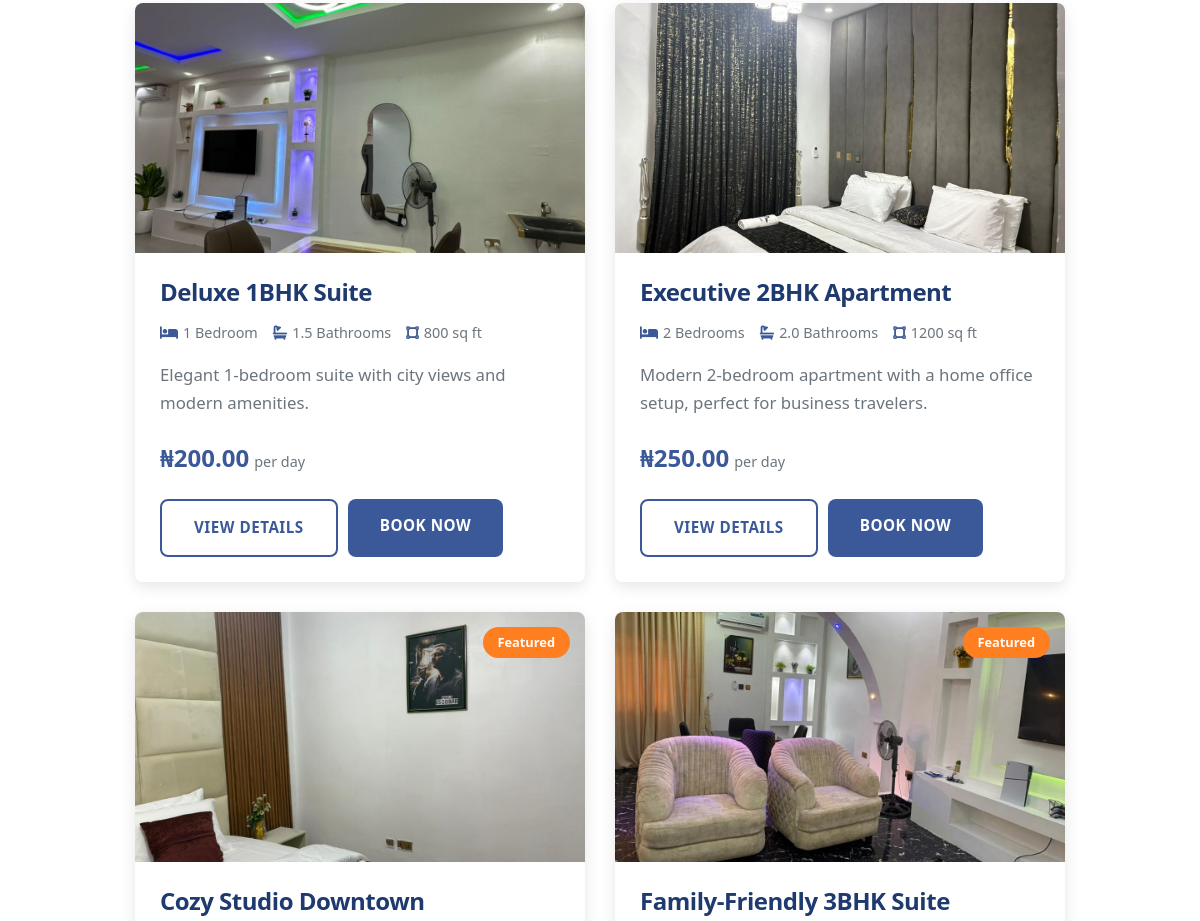
Before: /apartments/ (middle part) with the older database file.
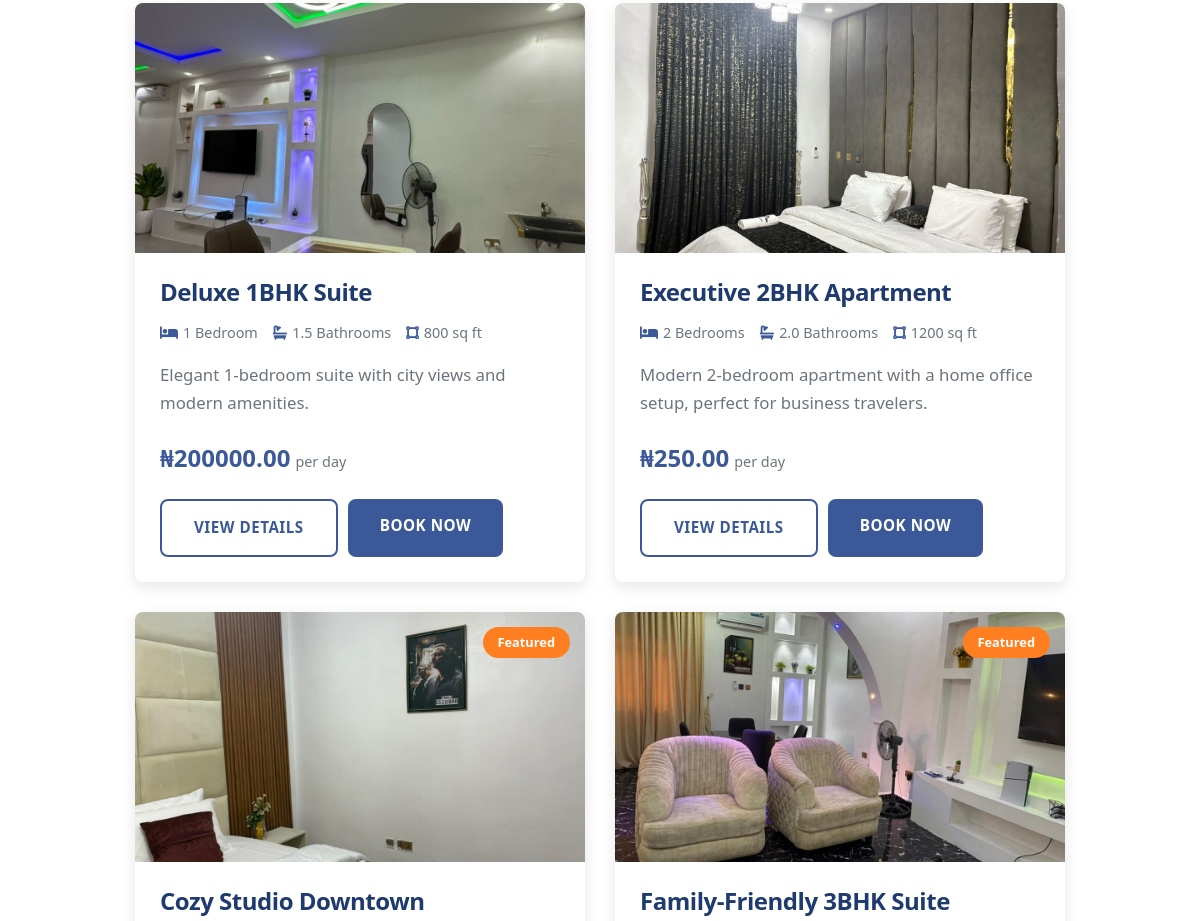
After: the same page with the newer database file.
### EsHomesApp/models.py (models this page shows, shortened)
class Apartment(models.Model):
    APARTMENT_TYPES = [
        ('studio', 'Studio'),
        ('1bhk', '1 Bedroom'),
        ('2bhk', '2 Bedrooms'),
        ('3bhk', '3 Bedrooms'),
        ('penthouse', 'Penthouse'),
        ('duplex', 'Duplex'),
    ]
    STATUS_CHOICES = [
        ('available', 'Available'),
        ('occupied', 'Occupied'),
        ('maintenance', 'Under Maintenance'),
        ('reserved', 'Reserved'),
    ]
    name = models.CharField(max_length=200)
    apartment_type = models.CharField(max_length=20, choices=APARTMENT_TYPES)
    description = models.TextField()
    price_per_night = models.DecimalField(max_digits=10, decimal_places=2)
    size_sqft = models.IntegerField()
    max_occupancy = models.IntegerField()
    bedrooms = models.IntegerField()
    bathrooms = models.DecimalField(max_digits=3, decimal_places=1)
    status = models.CharField(max_length=20, choices=STATUS_CHOICES, default='available')
    featured = models.BooleanField(default=False)
    amenities = models.ManyToManyField(Amenity)
    created_at = models.DateTimeField(auto_now_add=True)
    updated_at = models.DateTimeField(auto_now=True)
    class Meta:
        ordering = ['-created_at']

class ApartmentImage(models.Model):
    apartment = models.ForeignKey(Apartment, on_delete=models.CASCADE, related_name='images')
    image = models.ImageField(upload_to='apartment_images/')
    is_primary = models.BooleanField(default=False)
    caption = models.CharField(max_length=200, blank=True)
    upload_date = models.DateTimeField(auto_now_add=True)
    class Meta:
        ordering = ['-is_primary', '-upload_date']

### EsHomesApp/views.py (the view, shortened to what this page needs)
# urls.py: path('apartments/', views.apartments, name='apartments'),
def apartments(request):
    bedroom_filter = request.GET.get('bedrooms', 'all')
    price_filter = request.GET.get('price', 'all')
    apartments = Apartment.objects.filter(status='available')
    if bedroom_filter != 'all':
        apartments = apartments.filter(bedrooms=int(bedroom_filter))
    bedroom_choices = sorted(Apartment.objects.values_list('bedrooms', flat=True).distinct())
    paginator = Paginator(apartments, 6)  # Show 6 apartments per page
    page_number = request.GET.get('page', 1)
    page_obj = paginator.get_page(page_number)
    context = {
        'apartments': page_obj,
        'bedroom_choices': bedroom_choices,
        'current_bedroom_filter': bedroom_filter,
        'current_price_filter': price_filter,
        'page_obj': page_obj
    }
    return render(request, 'EsHomesApp/apartments.html', context)

### EsHomesApp/templates/EsHomesApp/apartments.html (shortened to what this page needs)
<!DOCTYPE html>
<html lang="en">
<head>
    {% load static %}
    <link rel="stylesheet" href="{% static 'css/style.css' %}">
    <link rel="stylesheet" href="{% static 'css/animations.css' %}">
    <link rel="stylesheet" href="https://cdnjs.cloudflare.com/ajax/libs/font-awesome/6.4.0/css/all.min.css">
</head>
<body>
    <section class="apartments-section">
        <div class="container">
            <div class="apartments-grid">
                {% for apartment in page_obj %}
                <div class="apartment-card reveal reveal--up" {% if not forloop.first %}data-delay="{{ forloop.counter }}00"{% endif %} data-bedrooms="{{ apartment.bedrooms }}" data-price="{{ apartment.price_per_night }}">
                    <div class="apartment-image">
                        {% if apartment.images.all %}
                            <img src="{{ apartment.images.first.image.url }}" alt="{{ apartment.name }}">
                        {% else %}
                            <img src="{% static 'media/IMG-20250918-WA0004.jpg' %}" alt="{{ apartment.name }}">
                        {% endif %}
                        {% if apartment.featured %}
                            <div class="apartment-tag">Featured</div>
                        {% endif %}
                    </div>
                    <div class="apartment-content">
                        <h3 class="apartment-title">{{ apartment.name }}</h3>
                        <div class="apartment-meta">
                            <span><i class="fas fa-bed"></i> {{ apartment.bedrooms }} Bedroom{% if apartment.bedrooms != 1 %}s{% endif %}</span>
                            <span><i class="fas fa-bath"></i> {{ apartment.bathrooms }} Bathroom{% if apartment.bathrooms != 1 %}s{% endif %}</span>
                            <span><i class="fas fa-vector-square"></i> {{ apartment.size_sqft }} sq ft</span>
                        </div>
                        <p class="apartment-description">{{ apartment.description|truncatechars:100 }}</p>
                        <div class="apartment-price">
                            <span class="price">₦{{ apartment.price_per_night|floatformat:2 }}</span>
                            <span class="period">per day</span>
                        </div>
                        <div class="apartment-actions">
                            <a href="{% url 'apartment_detail' pk=apartment.pk %}" class="btn btn-secondary">View Details</a>
                            <a href="{% url 'booking' %}?apartment={{ apartment.pk }}" class="btn btn-primary">Book Now</a>
                        </div>
                    </div>
                </div>
                {% empty %}
                <div class="no-results" style="display: block;">
                    <h3>No apartments match your criteria</h3>
                    <p>Please try adjusting your filters or browse all our available apartments.</p>
                    <a href="{% url 'apartments' %}" class="btn btn-primary mt-3">Reset Filters</a>
                </div>
                {% endfor %}
            </div>
        </div>
    </section>
</body>
</html>

Changed rows visible on the page:
changed Apartment "Deluxe 1BHK Suite": price_per_night "200.00" → "200000.00"
